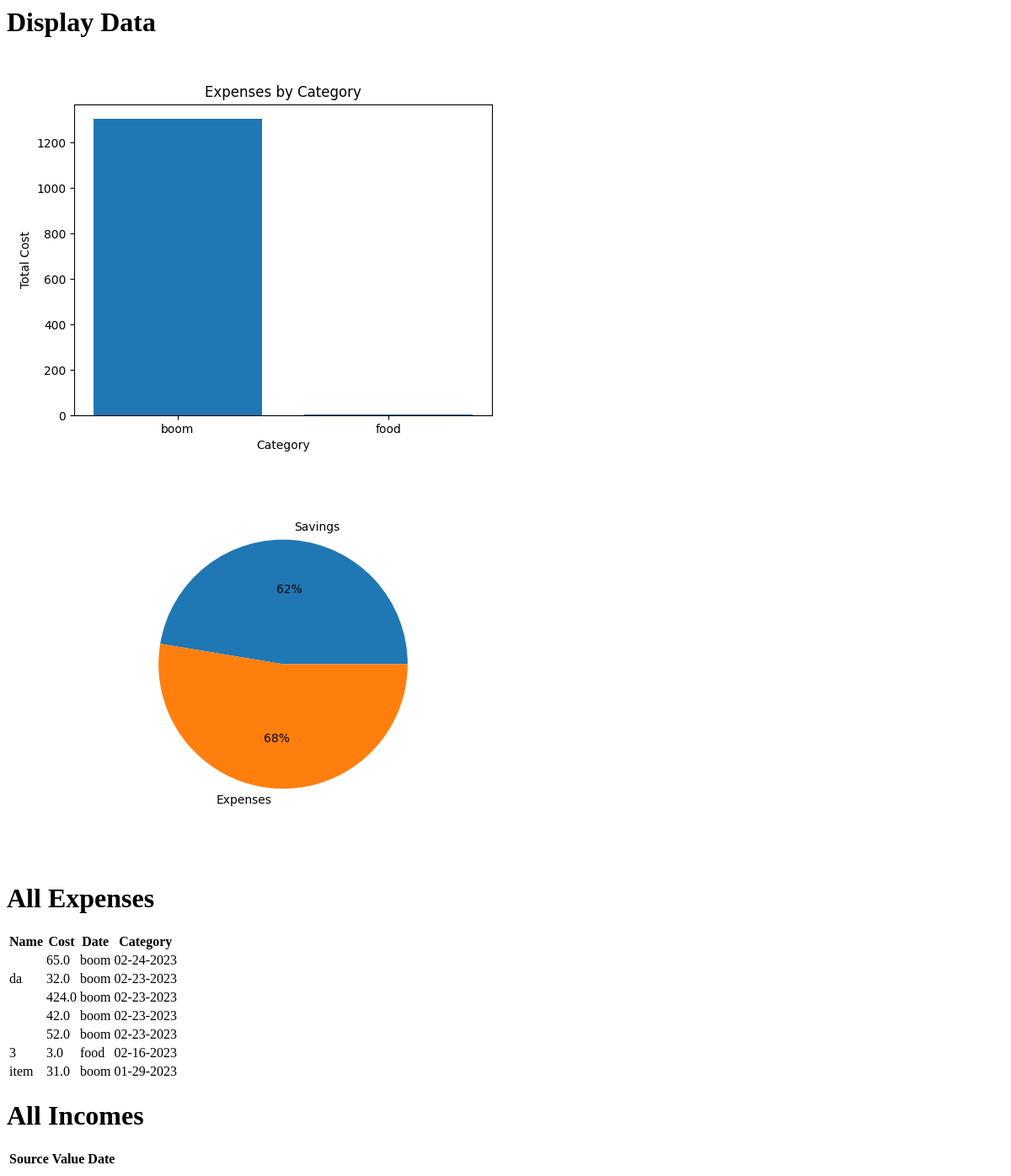
The app's page /display, older data.
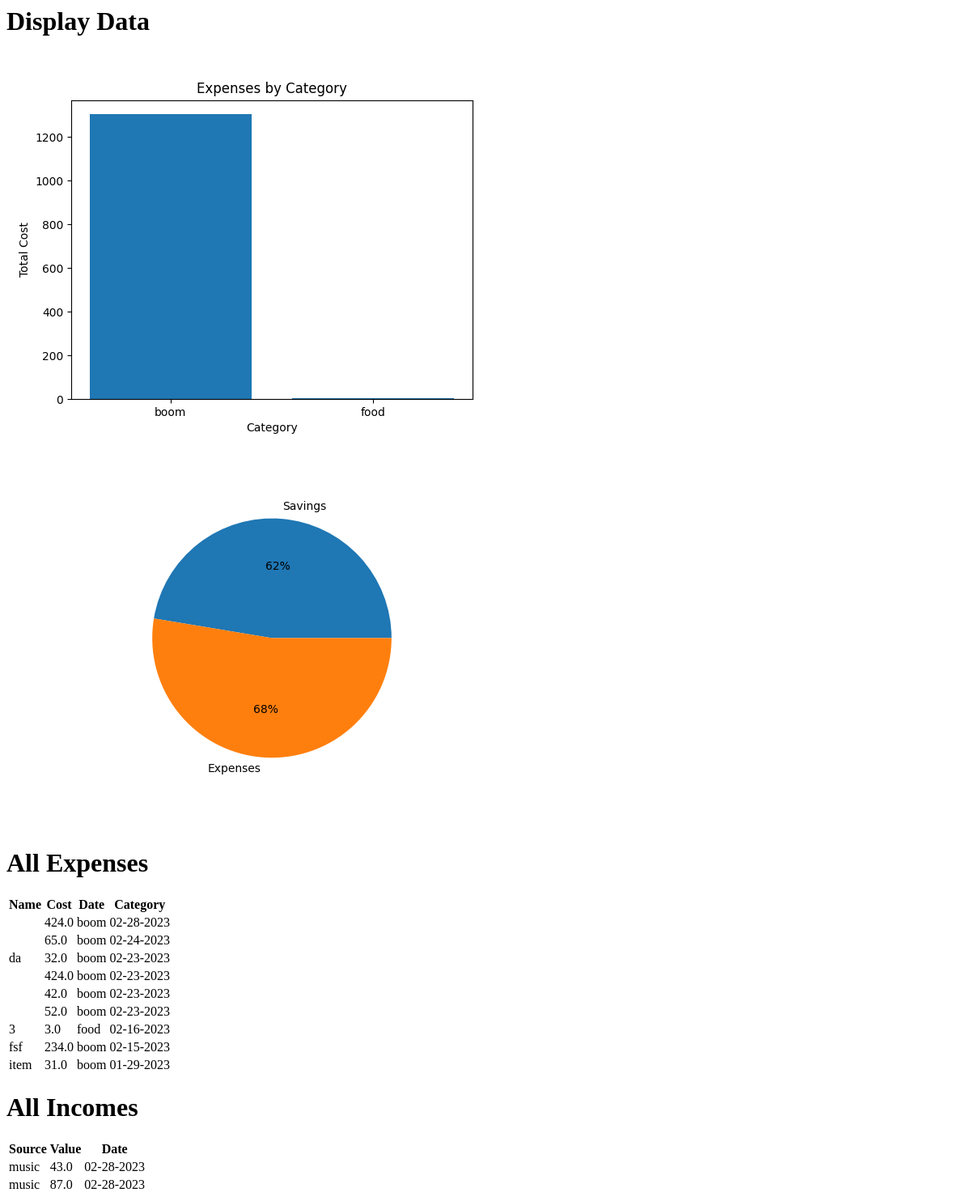
The same page, newer data.
### main.py (models this page shows)
class Expense(db.Model):
    id = db.Column(db.Integer, primary_key=True)
    name = db.Column(db.String(80), nullable=False)
    cost = db.Column(db.Float, nullable=False)
    date = db.Column(db.Date, nullable=False)
    category = db.Column(db.String(50), nullable=False)

class Income(db.Model):
    id = db.Column(db.Integer, primary_key=True)
    source = db.Column(db.String(80), nullable=False)
    value = db.Column(db.Float, nullable=False)
    date = db.Column(db.Date, nullable=False)

### main.py (the view, shortened to what this page needs)
@app.route('/display')
def display():
    expenses = sum(expense.cost for expense in Expense.query.all())
    income = sum(income.value for income in Income.query.all())
    savings = abs(income - expenses)
    sizes = [savings, expenses]
    labels = ["Savings", "Expenses"]
    fig, ax = plt.subplots()
    ax.pie(sizes, labels=labels, autopct=lambda p: '{:.0f}%'.format(p * income / 100))
    pieChartFile = 'static/pieChart.png'
    plt.savefig(pieChartFile)
    categories = list(set(expense.category for expense in Expense.query.all()))
    totalCosts = []
    for category in categories:
        expenses = Expense.query.filter_by(category=category)
        total = sum(expense.cost for expense in expenses)
        totalCosts.append(total)
    fig, ax = plt.subplots()
    ax.bar(categories, totalCosts)
    ax.set_xlabel('Category')
    ax.set_ylabel('Total Cost')
    ax.set_title('Expenses by Category')
    chart_file = 'static/chart.png'
    plt.savefig(chart_file)
    expenses = Expense.query.order_by(Expense.date.desc()).all()
    incomes = Income.query.order_by(Income.date.desc()).all()
    return render_template('display_data.html',chart_file=chart_file, pieChartFile=pieChartFile, expenses=expenses, incomes=incomes)

### Templates/display_data.html
<h1>Display Data</h1>
<img src="{{ chart_file }}" alt="Expenses by Category">
<img src="{{ pieChartFile }}" alt="Savings">
</body>
<h1>All Expenses</h1>
<table>
  <tr>
    <th>Name</th>
    <th>Cost</th>
    <th>Date</th>
    <th>Category</th>
  </tr>
  {% for expense in expenses %}
    <tr>
      <td>{{ expense.name }}</td>
      <td>{{ expense.cost }}</td>
      <td>{{ expense.category }}</td>
      <td>{{ expense.date.strftime('%m-%d-%Y') }}</td>
    </tr>
  {% endfor %}
</table>
<h1>All Incomes</h1>
<table>
<tr>
  <th>Source</th>
  <th>Value</th>
  <th>Date</th>
</tr>
{% for income in incomes %}
  <tr>
    <td>{{ income.source }}</td>
    <td>{{ income.value }}</td>
    <td>{{ income.date.strftime('%m-%d-%Y') }}</td>
  </tr>
{% endfor %}
</table>

Row changes from the older to the newer data that the page shows:
added Expense: cost "424.0", category "boom", date "02-28-2023"
added Expense: name "fsf", cost "234.0", category "boom", date "02-15-2023"
added Income: source "music", value "43.0", date "02-28-2023"
added Income: source "music", value "87.0", date "02-28-2023"
